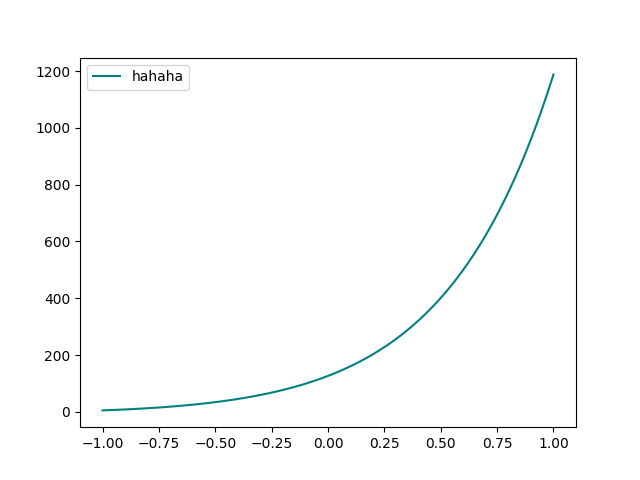

The Python source for this figure:
import numpy as np
from scipy.integrate import odeint
import matplotlib.pyplot as plt

t = np.arange (-1, 1, 0.000666)
e = 2.718

def diff_func (hehe, t) : 
    x, y = hehe

    dx_dt = 3 * x - 2 * y + ((e ** (3 * t)) / ((e ** t) + 1))
    dy_dt = x - ((e ** (3 * t)) / ((e ** t) + 1))

    return dx_dt, dy_dt

x0 = 5 
y0 = -7
hehe0 = x0, y0

sol = odeint (diff_func, hehe0, t)

plt.plot (t, sol [:, 0], 'teal', label = 'hahaha')

plt.legend ()
plt.savefig ('task_2.png')
